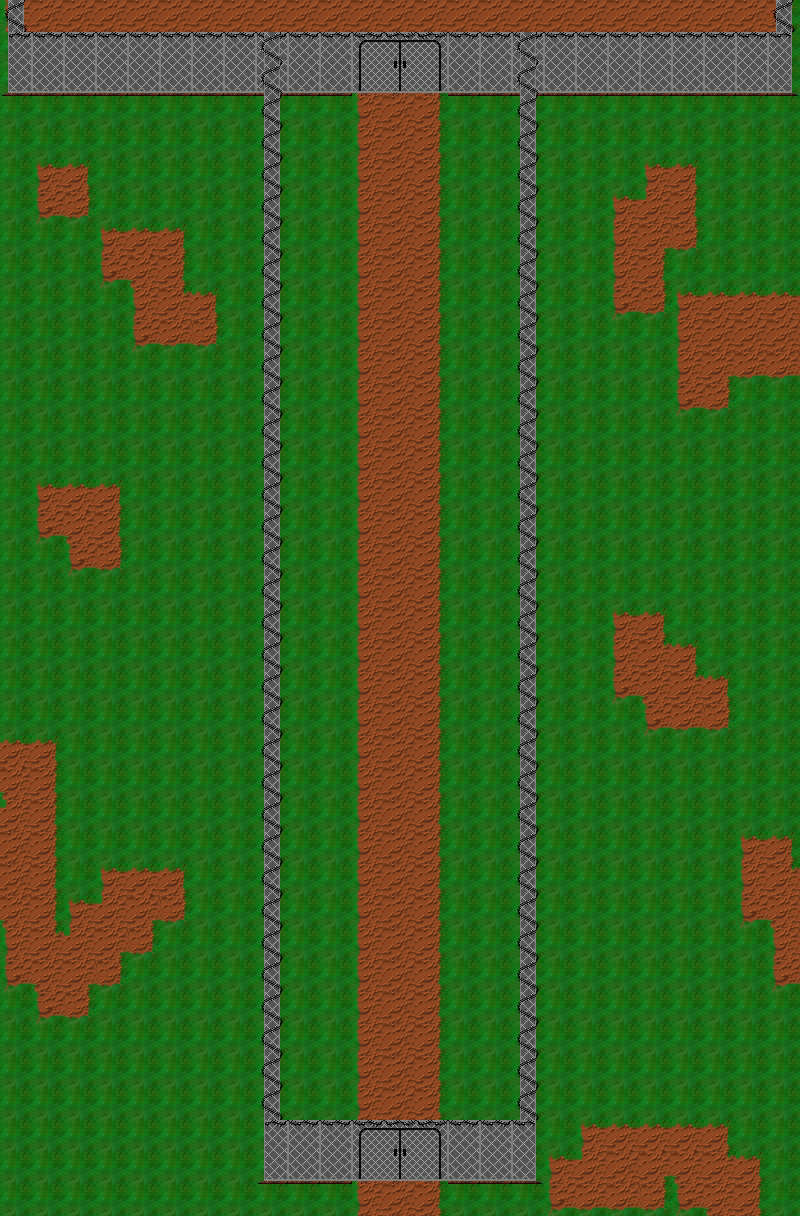

This game map was drawn from its Tiled (.tmx) file and the tilesets committed beside it. A one-line description and the trimmed map source follow:
An orthogonal 25x38 tile map with 32x32 px tiles, 8 tile layers (Collision_TL, Background_TL, Terrain_TL, Sprite_TL, ...), 4 tilesets and 4 objects (2x MessageZone, InZone, OutZone).

<map version="1.0" tiledversion="1.0.2" orientation="orthogonal" renderorder="right-down" width="25" height="38" tilewidth="32" tileheight="32" nextobjectid="14">
 <tileset firstgid="1" source="terrainSet.tsx" />
 <tileset firstgid="56" source="CollisionMap.tsx" />
 <tileset firstgid="106" source="outsideSet.tsx" />
 <tileset firstgid="156" name="OutsideTerrain" tilewidth="32" tileheight="32" tilecount="50" columns="5">
  <image source="img/outside_terrain_set.png" width="160" height="320" />
  <terraintypes>
   <terrain name="EarthAndGrass" tile="-1" />
   <terrain name="Earth" tile="0" />
   <terrain name="EarthPath" tile="-1" />
  </terraintypes>
  <tile id="0" terrain=",,,0" />
  <tile id="1" terrain=",,0,0" />
  <tile id="2" terrain=",,0," />
  <tile id="3" terrain="0,0,0," />
  <tile id="4" terrain="0,0,,0" />
  <tile id="5" terrain=",0,,0" />
  <tile id="6" terrain="0,0,0,0" />
  <tile id="7" terrain="0,,0," />
  <tile id="8" terrain="0,,0,0" />
  <tile id="9" terrain=",0,0,0" />
  <tile id="10" terrain=",0,," />
  <tile id="11" terrain="0,0,," />
  <tile id="12" terrain="0,,," />
  <tile id="13" terrain="1,1,1," />
  <tile id="14" terrain="1,1,,1" />
  <tile id="15" terrain=",,,1" />
  <tile id="16" terrain=",,1,1" />
  <tile id="17" terrain=",,1," />
  <tile id="18" terrain="1,,1,1" />
  <tile id="19" terrain=",1,1,1" />
  <tile id="20" terrain=",1,,1" />
  <tile id="21" terrain="1,1,1,1" />
  <tile id="22" terrain="1,,1," />
  <tile id="25" terrain=",1,," />
  <tile id="26" terrain="1,1,," />
  <tile id="27" terrain="1,,," />
  <tile id="30" terrain=",,,2" />
  <tile id="31" terrain=",,2,2" />
  <tile id="32" terrain=",,2," />
  <tile id="35" terrain=",2,,2" />
  <tile id="36" terrain="2,2,2,2" />
  <tile id="37" terrain="2,,2," />
  <tile id="38" terrain="2,2,2," />
  <tile id="39" terrain="2,2,,2" />
  <tile id="40" terrain=",2,," />
  <tile id="41" terrain="2,2,," />
  <tile id="42" terrain="2,,," />
  <tile id="43" terrain="2,,2,2" />
  <tile id="44" terrain=",2,2,2" />
 </tileset>
 <layer name="Collision_TL" width="25" height="38">
  <data>[950 cells, 222 non-empty, 1 distinct tile ids]</data>
 </layer>
 <layer name="Background_TL" width="25" height="38">
  <data>[950 cells, 950 non-empty, 6 distinct tile ids]</data>
 </layer>
 <layer name="Terrain_TL" width="25" height="38">
  <data>[950 cells, 299 non-empty, 21 distinct tile ids]</data>
 </layer>
 <layer name="Sprite_TL" width="25" height="38">
  <data>[950 cells, 0 non-empty, 0 distinct tile ids]</data>
 </layer>
 <layer name="SpriteHUD_TL" width="25" height="38">
  <data>[950 cells, 0 non-empty, 0 distinct tile ids]</data>
 </layer>
 <layer name="Upper_TL" width="25" height="38">
  <data>[950 cells, 120 non-empty, 13 distinct tile ids]</data>
 </layer>
 <layer name="GameHud_TL" width="25" height="38">
  <data>[950 cells, 0 non-empty, 0 distinct tile ids]</data>
 </layer>
 <layer name="Menu_TL" width="25" height="38">
  <data>[950 cells, 0 non-empty, 0 distinct tile ids]</data>
 </layer>
 <objectgroup name="IOZone_OL">
  <object id="2" name="InZone" type="InZone" x="381" y="1066.33" width="34" height="30">
   <properties>
    <property name="StartPoint" value="InZone_01" />
   </properties>
  </object>
  <object id="10" name="OutZone" x="357.667" y="38.6667" width="79.3333" height="72.3333" />
  <object id="11" name="MessageZone" x="260" y="688.667" width="276" height="301">
   <properties>
    <property name="index" value="0" />
   </properties>
  </object>
  <object id="13" name="MessageZone" x="263.666" y="269.166" width="276" height="301">
   <properties>
    <property name="index" value="1" />
   </properties>
  </object>
 </objectgroup>
 <objectgroup name="Sprite_OL" />
</map>
